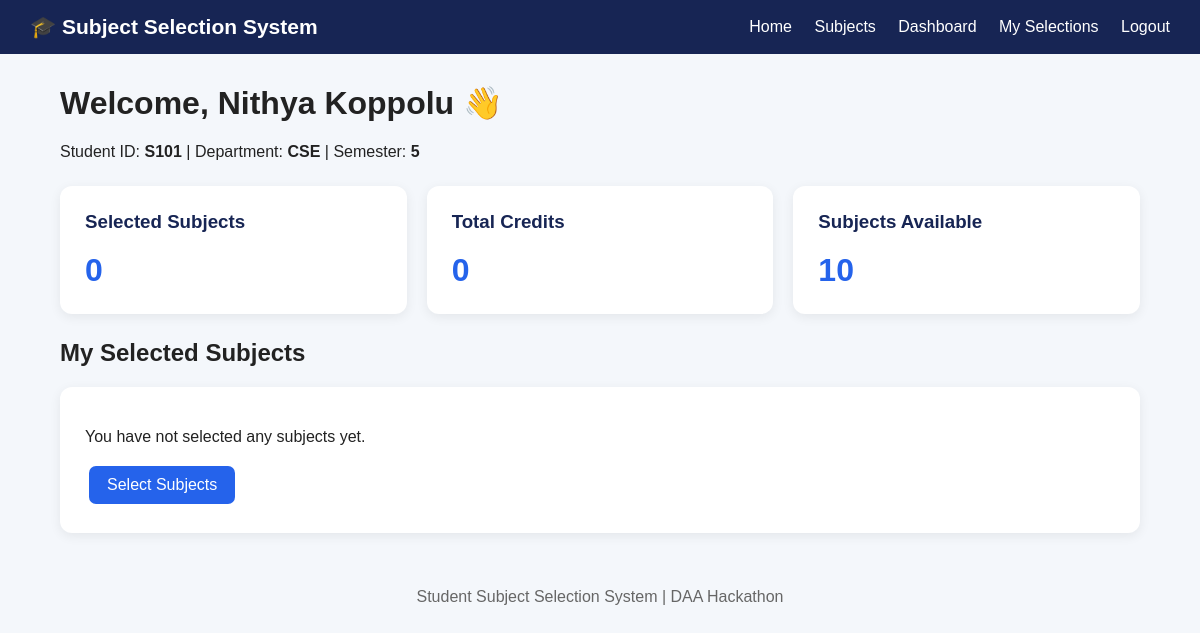
Page /dashboard (signed in) on the committed database.
### tables this page shows
CREATE TABLE students (
            id          INTEGER PRIMARY KEY AUTOINCREMENT,
            student_id  TEXT UNIQUE NOT NULL,
            name        TEXT NOT NULL,
            password    TEXT NOT NULL,
            department  TEXT NOT NULL,
            semester    INTEGER NOT NULL
        );

### app.py (the view)
@app.route("/dashboard")
@student_required
def dashboard():
    db = get_db()
    sid = session["student_db_id"]
    student = db.execute("SELECT * FROM students WHERE id = ?", (sid,)).fetchone()
    selections = db.execute("""
        SELECT sel.id, sub.subject_code, sub.subject_name, sub.credits, sel.selected_at
        FROM selections sel JOIN subjects sub ON sel.subject_id = sub.id
        WHERE sel.student_id = ? ORDER BY sel.selected_at DESC
    """, (sid,)).fetchall()
    available = db.execute(
        "SELECT COUNT(*) FROM subjects WHERE available_seats > 0").fetchone()[0]
    total_credits = sum(s["credits"] for s in selections)
    return render_template("dashboard.html", student=student, selections=selections,
                           available=available, total_credits=total_credits)

### app.py (called while the page is built)
def get_db():
    if "db" not in g:
        g.db = sqlite3.connect(DATABASE)
        g.db.row_factory = sqlite3.Row          # rows behave like dictionaries
        g.db.execute("PRAGMA foreign_keys = ON")  # enforce foreign keys
    return g.db

def student_required(view):
    @wraps(view)
    def wrapper(*args, **kwargs):
        if "student_db_id" not in session:
            flash("Please log in as a student first.", "warning")
            return redirect(url_for("login"))
        return view(*args, **kwargs)
    return wrapper

### templates/dashboard.html (shortened to what this page needs)
{% extends "base.html" %}
{% block content %}
<h1>Welcome, {{ student.name }} 👋</h1>
<p>
    Student ID: <strong>{{ student.student_id }}</strong>
    |
    Department: <strong>{{ student.department }}</strong>
    |
    Semester: <strong>{{ student.semester }}</strong>
</p>
<div class="cards">
    <div class="card">
        <h3>Selected Subjects</h3>
        <div class="number">
            {{ selections|length }}
        </div>
    </div>
    <div class="card">
        <h3>Total Credits</h3>
        <div class="number">
            {{ total_credits }}
        </div>
    </div>
    <div class="card">
        <h3>Subjects Available</h3>
        <div class="number">
            {{ available }}
        </div>
    </div>
</div>
<h2>My Selected Subjects</h2>
{% if selections %}
<table>
    <tr>
        <th>Code</th>
        <th>Subject</th>
        <th>Credits</th>
        <th>Selected At</th>
    </tr>
    {% for subject in selections %}
    <tr>
        <td>
            {{ subject.subject_code }}
        </td>
        <td>
            {{ subject.subject_name }}
        </td>
        <td>
            {{ subject.credits }}
        </td>
        <td>
            {{ subject.selected_at }}
        </td>
    </tr>
    {% endfor %}
</table>
{% else %}
<div class="card">
    <p>You have not selected any subjects yet.</p>
    <a class="btn" href="{{ url_for('subjects') }}">
        Select Subjects
    </a>
</div>
{% endif %}
{% endblock %}

### templates/base.html (style rules this page uses)
* { box-sizing: border-box; }
body { margin: 0; font-family: Arial, sans-serif; background: #f4f7fb; color: #222; }
.btn { display: inline-block; padding: 10px 18px; border-radius: 7px; text-decoration: none; border: none; cursor: pointer; background: #2563eb; color: white; margin: 4px; }
.cards { display: grid; grid-template-columns: repeat(auto-fit, minmax(200px, 1fr)); gap: 20px; margin: 25px 0; }
.card { background: white; padding: 25px; border-radius: 12px; box-shadow: 0 3px 12px rgba(0,0,0,0.07); }
.card h3 { margin-top: 0; color: #172554; }
.number { font-size: 32px; font-weight: bold; color: #2563eb; }

### rows in the picture
students: name "Nithya Koppolu", student_id "S101", department "CSE", semester "5"

### other values in the picture
{{ selections|length }} "0"
{{ total_credits }} "0"
{{ available }} "10"
